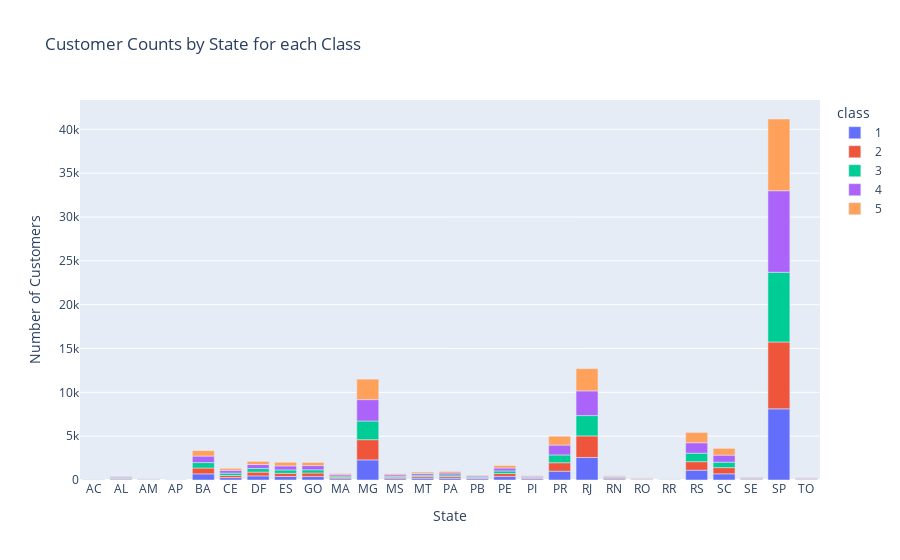

The notebook cell this image was saved under:
### Code cell
fig = px.bar(rfm_state, 
             x='customer_state', 
             y='Counts', 
             color='class',
             title='Customer Counts by State for each Class',
             labels={'customer_state': 'State', 'Counts': 'Number of Customers'})
fig.show()

### Figure 1 — Plotly figure (JSON) as saved in the notebook; plotly's stock layout.template omitted (floating-point values rounded to 4 significant figures)
{"data": [{"alignmentgroup": "True", "hovertemplate": "class=1<br>State=%{x}<br>Number of Customers=%{y}<extra></extra>", "legendgroup": "1", "marker": {"color": "#636efa", "pattern": {"shape": ""}}, "name": "1", "offsetgroup": "1", "orientation": "v", "showlegend": true, "textposition": "auto", "type": "bar", "x": ["AC", "AL", "AM", "AP", "BA", "CE", "DF", "ES", "GO", "MA", "MG", "MS", "MT", "PA", "PB", "PE", "PI", "PR", "RJ", "RN", "RO", "RR", "RS", "SC", "SE", "SP", "TO"], "xaxis": "x", "y": [21, 85, 31, 18, 701, 271, 468, 399, 394, 149, 2296, 153, 210, 207, 147, 393, 132, 1006, 2571, 108, 65, 14, 1120, 706, 81, 8117, 67], "yaxis": "y"}, {"alignmentgroup": "True", "hovertemplate": "class=2<br>State=%{x}<br>Number of Customers=%{y}<extra></extra>", "legendgroup": "2", "marker": {"color": "#EF553B", "pattern": {"shape": ""}}, "name": "2", "offsetgroup": "2", "orientation": "v", "showlegend": true, "textposition": "auto", "type": "bar", "x": ["AC", "AL", "AM", "AP", "BA", "CE", "DF", "ES", "GO", "MA", "MG", "MS", "MT", "PA", "PB", "PE", "PI", "PR", "RJ", "RN", "RO", "RR", "RS", "SC", "SE", "SP", "TO"], "xaxis": "x", "y": [7, 86, 31, 19, 668, 246, 434, 367, 406, 158, 2304, 154, 181, 186, 99, 343, 93, 966, 2458, 102, 41, 5, 974, 707, 66, 7631, 54], "yaxis": "y"}, {"alignmentgroup": "True", "hovertemplate": "class=3<br>State=%{x}<br>Number of Customers=%{y}<extra></extra>", "legendgroup": "3", "marker": {"color": "#00cc96", "pattern": {"shape": ""}}, "name": "3", "offsetgroup": "3", "orientation": "v", "showlegend": true, "textposition": "auto", "type": "bar", "x": ["AC", "AL", "AM", "AP", "BA", "CE", "DF", "ES", "GO", "MA", "MG", "MS", "MT", "PA", "PB", "PE", "PI", "PR", "RJ", "RN", "RO", "RR", "RS", "SC", "SE", "SP", "TO"], "xaxis": "x", "y": [17, 79, 19, 7, 619, 268, 404, 383, 363, 142, 2132, 120, 164, 184, 95, 299, 74, 887, 2319, 86, 50, 3, 966, 623, 53, 7952, 54], "yaxis": "y"}, {"alignmentgroup": "True", "hovertemplate": "class=4<br>State=%{x}<br>Number of Customers=%{y}<extra></extra>", "legendgroup": "4", "marker": {"color": "#ab63fa", "pattern": {"shape": ""}}, "name": "4", "offsetgroup": "4", "orientation": "v", "showlegend": true, "textposition": "auto", "type": "bar", "x": ["AC", "AL", "AM", "AP", "BA", "CE", "DF", "ES", "GO", "MA", "MG", "MS", "MT", "PA", "PB", "PE", "PI", "PR", "RJ", "RN", "RO", "RR", "RS", "SC", "SE", "SP", "TO"], "xaxis": "x", "y": [21, 96, 35, 16, 746, 319, 459, 464, 483, 158, 2438, 167, 198, 219, 121, 332, 127, 1127, 2819, 108, 44, 11, 1191, 802, 78, 9303, 63], "yaxis": "y"}, {"alignmentgroup": "True", "hovertemplate": "class=5<br>State=%{x}<br>Number of Customers=%{y}<extra></extra>", "legendgroup": "5", "marker": {"color": "#FFA15A", "pattern": {"shape": ""}}, "name": "5", "offsetgroup": "5", "orientation": "v", "showlegend": true, "textposition": "auto", "type": "bar", "x": ["AC", "AL", "AM", "AP", "BA", "CE", "DF", "ES", "GO", "MA", "MG", "MS", "MT", "PA", "PB", "PE", "PI", "PR", "RJ", "RN", "RO", "RR", "RS", "SC", "SE", "SP", "TO"], "xaxis": "x", "y": [15, 66, 31, 8, 613, 220, 357, 406, 356, 129, 2338, 114, 149, 174, 71, 276, 65, 1001, 2541, 78, 47, 12, 1172, 767, 68, 8183, 40], "yaxis": "y"}], "layout": {"barmode": "relative", "legend": {"title": {"text": "class"}, "tracegroupgap": 0}, "title": {"text": "Customer Counts by State for each Class"}, "xaxis": {"anchor": "y", "domain": [0, 1], "title": {"text": "State"}}, "yaxis": {"anchor": "x", "domain": [0, 1], "title": {"text": "Number of Customers"}}}}
